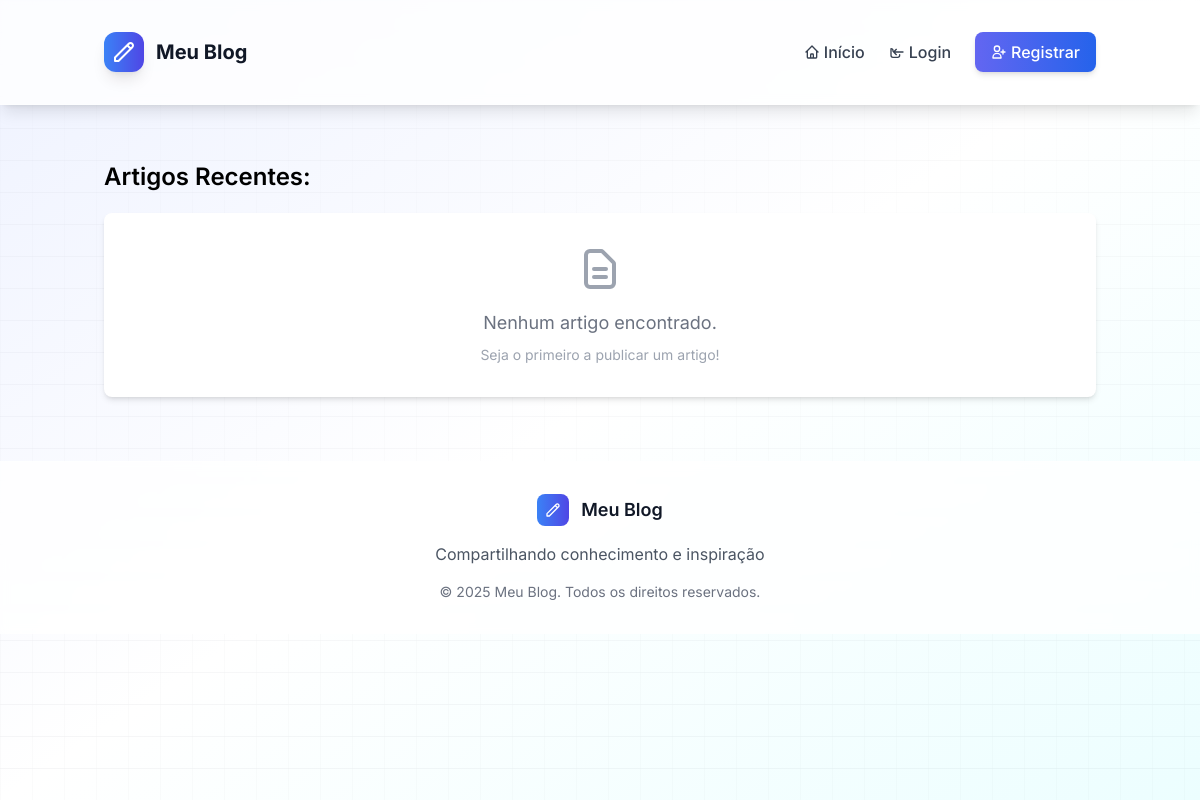
The app's page /, older data.
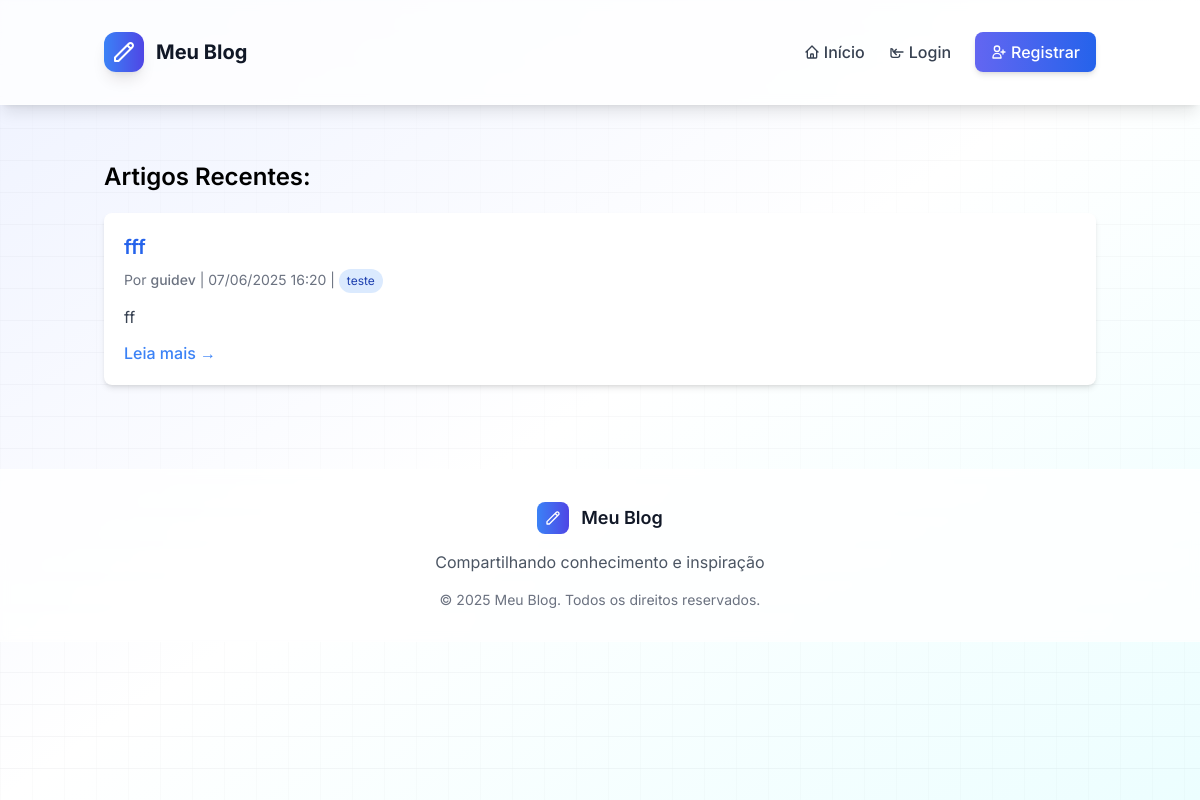
The same page, newer data.
### blog/models.py (models this page shows, shortened)
class Artigo(models.Model):
    titulo = models.CharField(max_length=200)
    conteudo = models.TextField()
    data_criacao = models.DateTimeField(auto_now_add=True)
    data_atualizacao = models.DateTimeField(auto_now=True)
    publicado = models.BooleanField(default=True)
    autor = models.ForeignKey(Usuario, on_delete=models.CASCADE, related_name='artigos')
    categorias = models.ManyToManyField(Categoria, related_name='artigos')
    class Meta:
        verbose_name = 'Artigo'
        verbose_name_plural = 'Artigos'
        ordering = ['-data_criacao']

class Usuario(AbstractUser):
    LEITOR = 'leitor'
    REDATOR = 'redator'
    ADMIN = 'admin'
    TIPO_USUARIO_CHOICES = [
        (LEITOR, 'Leitor'),
        (REDATOR, 'Redator'),
        (ADMIN, 'Administrador'),
    ]
    tipo_usuario = models.CharField(
        max_length=10,
        choices=TIPO_USUARIO_CHOICES,
        default=LEITOR,
    )
    groups = models.ManyToManyField(
        Group,
        verbose_name='groups',
        blank=True,
        related_name='blog_users',
        related_query_name='user',
    )
    user_permissions = models.ManyToManyField(
        Permission,
        verbose_name='user permissions',
        blank=True,
        related_name='blog_users',
        related_query_name='user',
    )
    class Meta:
        verbose_name = 'Usuário'
        verbose_name_plural = 'Usuários'

class Categoria(models.Model):
    nome = models.CharField(max_length=100)
    descricao = models.TextField(blank=True)
    class Meta:
        verbose_name = 'Categoria'
        verbose_name_plural = 'Categorias'

### blog/views.py (the view)
# urls.py: path('', views.index, name='index'),
def index(request):
    artigos = Artigo.objects.filter(publicado=True).order_by('-data_criacao')
    return render(request, 'blog/index.html', {'artigos': artigos})

### blog/templates/blog/index.html (shortened to what this page needs)
{% extends 'blog/base.html' %}
{% block content %}
<div class="container mx-auto mt-10">
    <h2 class="text-2xl font-semibold mb-4">Artigos Recentes:</h2>
    <div class="mt-5">
        {% for artigo in artigos %}
    <div class="bg-white shadow-md rounded-lg p-5 mb-5 hover:shadow-lg transition-shadow duration-300">
        <h3 class="text-xl font-semibold">
            <a href="{% url 'artigo_detail' artigo.pk %}"
               class="text-blue-600 hover:underline hover:text-blue-800 cursor-pointer inline-block">
                {{ artigo.titulo }}
            </a>
        </h3>
                <div class="text-sm text-gray-500 mt-2 mb-3">
                    Por <span class="font-medium">{{ artigo.autor.username }}</span> |
                    {{ artigo.data_criacao|date:"d/m/Y H:i" }}
                    {% if artigo.categorias.all %}
                        |
                        {% for categoria in artigo.categorias.all %}
                            <a href="{% url 'categoria_detail' categoria.pk %}" class="inline-block bg-blue-100 text-blue-800 text-xs px-2 py-1 rounded-full mr-1 hover:bg-blue-200">
                                {{ categoria.nome }}
                            </a>
                        {% endfor %}
                    {% endif %}
                </div>
                <p class="text-gray-700 mt-2">{{ artigo.conteudo|truncatewords:30 }}</p>
                <div class="mt-3">
                    <a href="{% url 'artigo_detail' artigo.pk %}" class="text-blue-500 hover:text-blue-700 hover:underline font-medium">
                        Leia mais →
                    </a>
                </div>
            </div>
        {% empty %}
            <div class="bg-white shadow-md rounded-lg p-8 text-center">
                <svg class="mx-auto h-12 w-12 text-gray-400 mb-4" fill="none" stroke="currentColor" viewBox="0 0 24 24">
                    <path stroke-linecap="round" stroke-linejoin="round" stroke-width="2" d="M9 12h6m-6 4h6m2 5H7a2 2 0 01-2-2V5a2 2 0 012-2h5.586a1 1 0 01.707.293l5.414 5.414a1 1 0 01.293.707V19a2 2 0 01-2 2z"></path>
                </svg>
                <p class="text-gray-500 text-lg">Nenhum artigo encontrado.</p>
                <p class="text-gray-400 text-sm mt-2">Seja o primeiro a publicar um artigo!</p>
            </div>
        {% endfor %}
    </div>
</div>
{% endblock %}

Row changes from the older to the newer data that the page shows:
added Artigo: titulo "fff", autor.username "guidev", data_criacao "07/06/2025 16:20", conteudo "ff"
now on this page (row edited): Categoria: nome "teste"
Text that changed along with them:
text no longer shown: "Nenhum artigo encontrado. Seja o primeiro a publicar um artigo!"
